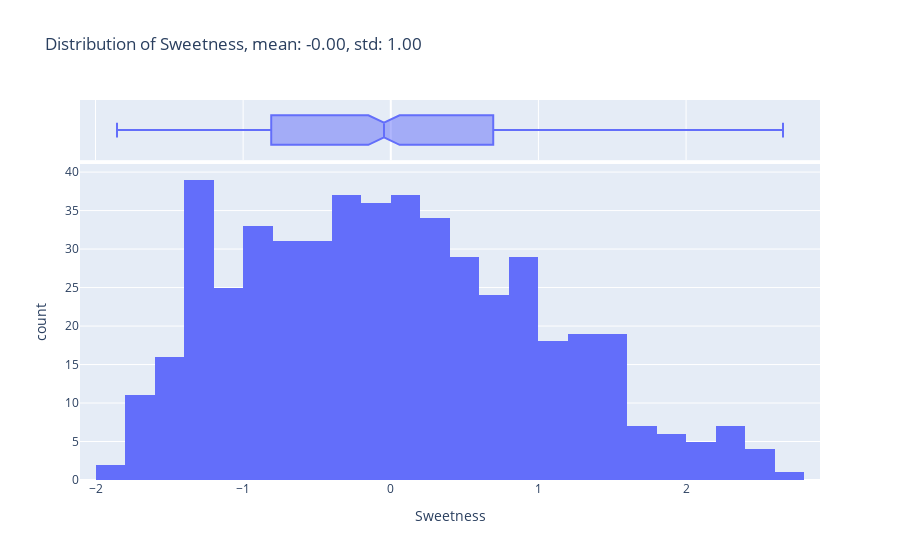

Write notebook code for a chart like this one.
### Code cell
# Feature distribution among ['Weight', 'Average diameter', 'Average length', 'Peel hardness', 'Sweetness']

feature_to_viz = 'Sweetness'

fig = histogram_for_single_feature(df_standard_transformed, feature_to_viz, comparison=False)
fig.show()

### Figure 1 — Plotly figure (JSON) as saved in the notebook; plotly's stock layout.template omitted (floating-point values rounded to 4 significant figures; data arrays with more than 128 entries replaced by an {"elided": "..."} marker saying what was removed)
{"data": [{"alignmentgroup": "True", "bingroup": "x", "hovertemplate": "Sweetness=%{x}<br>count=%{y}<extra></extra>", "legendgroup": "", "marker": {"color": "#636efa", "pattern": {"shape": ""}}, "name": "", "offsetgroup": "", "orientation": "v", "showlegend": false, "type": "histogram", "x": {"elided": "500 float values"}, "xaxis": "x", "yaxis": "y"}, {"alignmentgroup": "True", "hovertemplate": "Sweetness=%{x}<extra></extra>", "legendgroup": "", "marker": {"color": "#636efa"}, "name": "", "notched": true, "offsetgroup": "", "showlegend": false, "type": "box", "x": {"elided": "500 float values"}, "xaxis": "x2", "yaxis": "y2"}], "layout": {"barmode": "relative", "legend": {"tracegroupgap": 0}, "title": {"text": "Distribution of Sweetness, mean: -0.00, std: 1.00"}, "xaxis": {"anchor": "y", "domain": [0, 1], "title": {"text": "Sweetness"}}, "xaxis2": {"anchor": "y2", "domain": [0, 1], "matches": "x", "showgrid": true, "showticklabels": false}, "yaxis": {"anchor": "x", "domain": [0, 0.8316], "title": {"text": "count"}}, "yaxis2": {"anchor": "x2", "domain": [0.8416, 1], "matches": "y2", "showgrid": false, "showline": false, "showticklabels": false, "ticks": ""}}}
